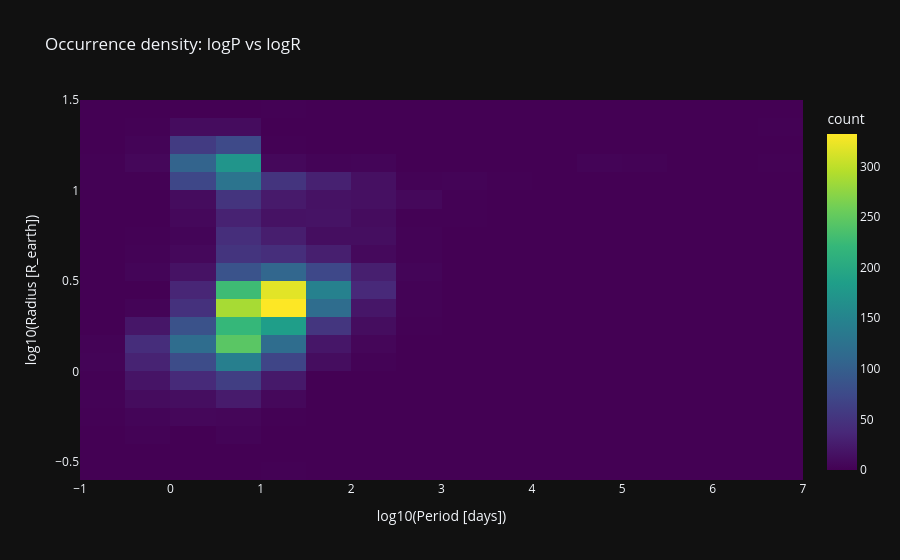

Here is the notebook cell this chart was saved with:
### Code cell
# Occurrence by period and radius (heatmap)
import numpy as np
sub = df[df.pl_orbper.notna() & df.pl_rade.notna()]
logP = np.log10(sub.pl_orbper.clip(lower=0.1))
logR = np.log10(sub.pl_rade.clip(lower=0.1))
fig = px.density_heatmap(x=logP, y=logR, nbinsx=30, nbinsy=30,
                         title='Occurrence density: logP vs logR',
                         labels={'x':'log10(Period [days])', 'y':'log10(Radius [R_earth])'},
                         template='plotly_dark', color_continuous_scale='Viridis')
fig.show()

### Figure 1 — Plotly figure (JSON) as saved in the notebook; plotly's stock layout.template omitted (floating-point values rounded to 4 significant figures; data arrays with more than 128 entries replaced by an {"elided": "..."} marker saying what was removed)
{"data": [{"coloraxis": "coloraxis", "hovertemplate": "log10(Period [days])=%{x}<br>log10(Radius [R_earth])=%{y}<br>count=%{z}<extra></extra>", "name": "", "nbinsx": 30, "nbinsy": 30, "type": "histogram2d", "x": {"elided": "4796 float values"}, "xaxis": "x", "xbingroup": "x", "y": {"elided": "4796 float values"}, "yaxis": "y", "ybingroup": "y"}], "layout": {"coloraxis": {"autocolorscale": false, "colorbar": {"title": {"text": "count"}}, "colorscale": [[0.0, "#440154"], [0.1111, "#482878"], [0.2222, "#3e4989"], [0.3333, "#31688e"], [0.4444, "#26828e"], [0.5556, "#1f9e89"], [0.6667, "#35b779"], [0.7778, "#6ece58"], [0.8889, "#b5de2b"], [1.0, "#fde725"]]}, "legend": {"tracegroupgap": 0}, "title": {"text": "Occurrence density: logP vs logR"}, "xaxis": {"anchor": "y", "domain": [0.0, 1.0], "title": {"text": "log10(Period [days])"}}, "yaxis": {"anchor": "x", "domain": [0.0, 1.0], "title": {"text": "log10(Radius [R_earth])"}}}}
